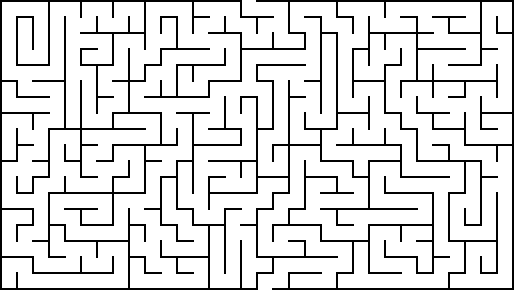
#> input picture 32x18.png, 514 x 290 px
$ python -i resize_image.py   (imports and definitions only)
#> lines starting #> are read from the running program, lines starting #| are printed output that depends on the picture
import cv2
from PIL import Image
import numpy as np


def resize_image(path_img='32x18.png', path_to_save='32x18_resized.png'):
#> called with path_img = '32x18.png', path_to_save = '32x18_resized.png'
    resolution = (1600, 800)
    img = np.array(Image.open(path_img).convert('RGB'))
#> img: shape (290, 514, 3); 86.6% white; black in thin lines or dots

    img = cv2.resize(img, (1600, 800), interpolation=cv2.INTER_CUBIC)
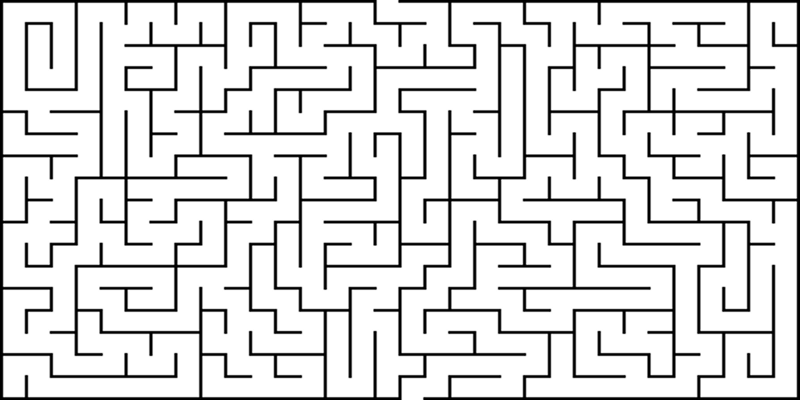
#> img: shape (800, 1600, 3) (shown at 1/2 size); min 0, max 255, mean 220.8
    img = cv2.cvtColor(img, cv2.COLOR_BGR2RGB)

    cv2.imwrite(path_to_save, img)

>>> result = resize_image()

$ run again, with ghost.png copied over 32x18.png
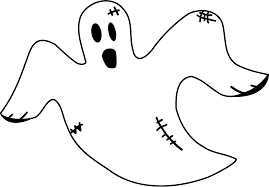
#> input picture ghost.png, 269 x 187 px
#> in resize_image, img is the input picture: shape (187, 269, 3); min 0, max 255, mean 242.8
#> in resize_image, `img = cv2.resize(img, (1600, 800), interpolation=cv2.INTER_CUBIC)`:
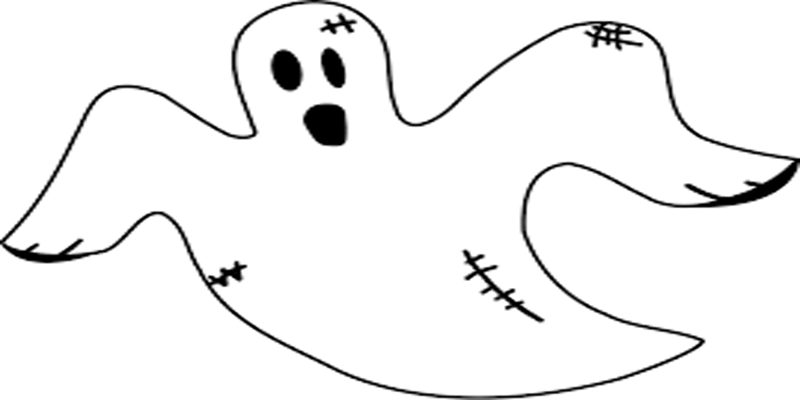
#> img: shape (800, 1600, 3) (shown at 1/2 size); min 0, max 255, mean 242.5

$ run again, with heart.jpg saved as 32x18.png
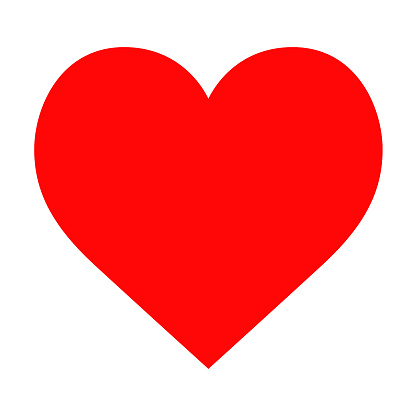
#> input picture heart.jpg, 416 x 416 px
#> in resize_image, img is the input picture: shape (416, 416, 3); mean R, G, B 254.9, 144.5, 144.4
#> in resize_image, `img = cv2.resize(img, (1600, 800), interpolation=cv2.INTER_CUBIC)`:
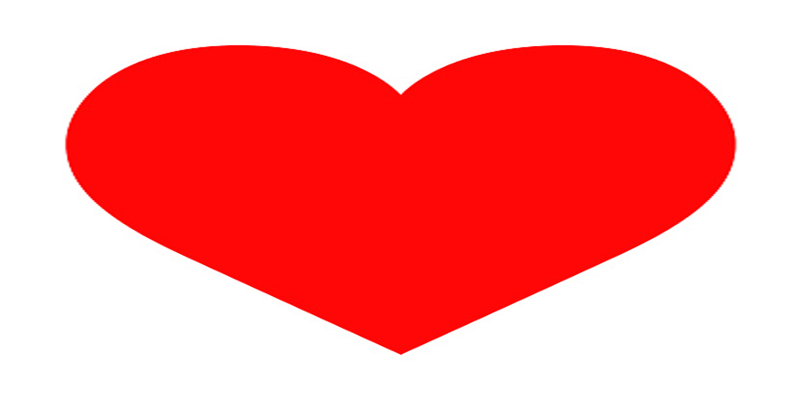
#> img: shape (800, 1600, 3) (shown at 1/2 size); mean R, G, B 254.9, 144.5, 144.4
